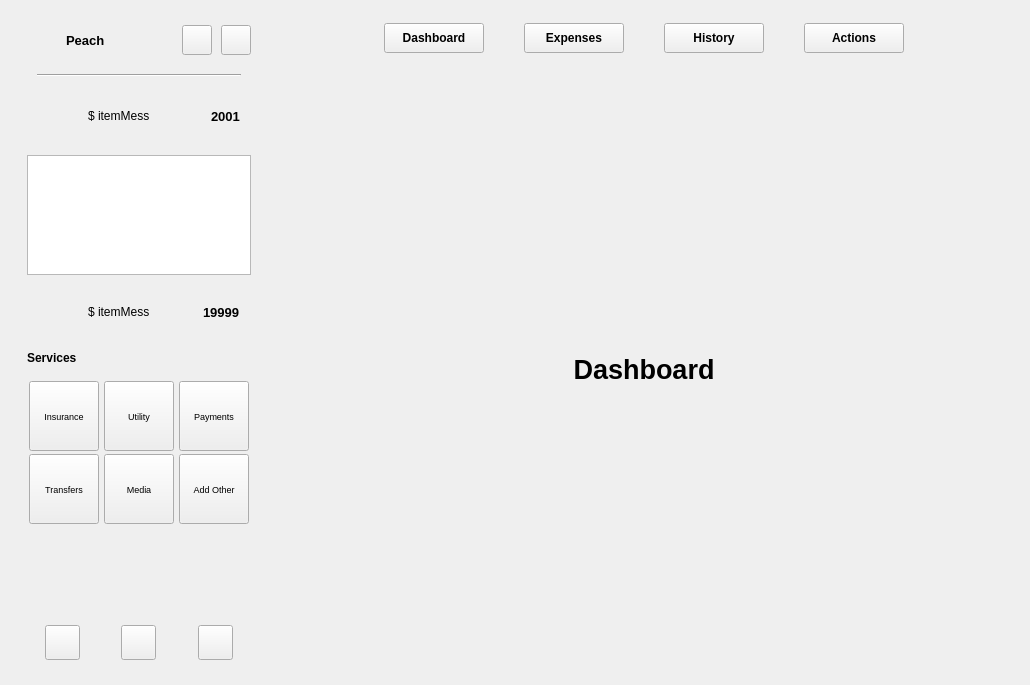
<?xml version="1.0" encoding="UTF-8"?>
<ui version="4.0">
 <class>Widget</class>
 <widget class="QWidget" name="Widget">
  <property name="geometry">
   <rect>
    <x>0</x>
    <y>0</y>
    <width>1030</width>
    <height>685</height>
   </rect>
  </property>
  <property name="minimumSize">
   <size>
    <width>1030</width>
    <height>685</height>
   </size>
  </property>
  <property name="windowTitle">
   <string>Widget</string>
  </property>
  <layout class="QVBoxLayout" name="verticalLayout">
   <property name="leftMargin">
    <number>9</number>
   </property>
   <property name="topMargin">
    <number>9</number>
   </property>
   <property name="rightMargin">
    <number>9</number>
   </property>
   <property name="bottomMargin">
    <number>9</number>
   </property>
   <item>
    <widget class="QWidget" name="w_bg" native="true">
     <layout class="QHBoxLayout" name="lay_bg">
      <property name="spacing">
       <number>6</number>
      </property>
      <property name="leftMargin">
       <number>4</number>
      </property>
      <property name="topMargin">
       <number>4</number>
      </property>
      <property name="rightMargin">
       <number>4</number>
      </property>
      <property name="bottomMargin">
       <number>4</number>
      </property>
      <item>
       <widget class="QWidget" name="w_menu" native="true">
        <property name="minimumSize">
         <size>
          <width>200</width>
          <height>0</height>
         </size>
        </property>
        <property name="maximumSize">
         <size>
          <width>252</width>
          <height>16777215</height>
         </size>
        </property>
        <layout class="QVBoxLayout" name="verticalLayout_2" stretch="1,1">
         <property name="spacing">
          <number>0</number>
         </property>
         <property name="leftMargin">
          <number>14</number>
         </property>
         <property name="topMargin">
          <number>12</number>
         </property>
         <property name="rightMargin">
          <number>14</number>
         </property>
         <property name="bottomMargin">
          <number>12</number>
         </property>
         <item>
          <widget class="QWidget" name="widget_2" native="true">
           <layout class="QVBoxLayout" name="verticalLayout_4">
            <property name="spacing">
             <number>8</number>
            </property>
            <property name="leftMargin">
             <number>0</number>
            </property>
            <property name="topMargin">
             <number>0</number>
            </property>
            <property name="rightMargin">
             <number>0</number>
            </property>
            <property name="bottomMargin">
             <number>0</number>
            </property>
            <item>
             <layout class="QHBoxLayout" name="horizontalLayout">
              <property name="spacing">
               <number>9</number>
              </property>
              <item>
               <widget class="QLabel" name="lab_logo">
                <property name="minimumSize">
                 <size>
                  <width>30</width>
                  <height>30</height>
                 </size>
                </property>
                <property name="maximumSize">
                 <size>
                  <width>30</width>
                  <height>30</height>
                 </size>
                </property>
                <property name="text">
                 <string/>
                </property>
                <property name="scaledContents">
                 <bool>false</bool>
                </property>
               </widget>
              </item>
              <item>
               <widget class="QLabel" name="label">
                <property name="font">
                 <font>
                  <pointsize>10</pointsize>
                  <weight>75</weight>
                  <bold>true</bold>
                 </font>
                </property>
                <property name="text">
                 <string>Peach</string>
                </property>
               </widget>
              </item>
              <item>
               <spacer name="horizontalSpacer">
                <property name="orientation">
                 <enum>Qt::Horizontal</enum>
                </property>
                <property name="sizeHint" stdset="0">
                 <size>
                  <width>40</width>
                  <height>20</height>
                 </size>
                </property>
               </spacer>
              </item>
              <item>
               <widget class="QPushButton" name="btn_setting">
                <property name="minimumSize">
                 <size>
                  <width>30</width>
                  <height>30</height>
                 </size>
                </property>
                <property name="maximumSize">
                 <size>
                  <width>30</width>
                  <height>30</height>
                 </size>
                </property>
                <property name="text">
                 <string/>
                </property>
                <property name="icon">
                 <iconset resource="qss.qrc">
                  <normaloff>:/icons/setting.png</normaloff>:/icons/setting.png</iconset>
                </property>
                <property name="iconSize">
                 <size>
                  <width>20</width>
                  <height>20</height>
                 </size>
                </property>
               </widget>
              </item>
              <item>
               <widget class="QPushButton" name="btn_mine">
                <property name="minimumSize">
                 <size>
                  <width>30</width>
                  <height>30</height>
                 </size>
                </property>
                <property name="maximumSize">
                 <size>
                  <width>30</width>
                  <height>30</height>
                 </size>
                </property>
                <property name="text">
                 <string/>
                </property>
                <property name="icon">
                 <iconset resource="qss.qrc">
                  <normaloff>:/icons/mine.png</normaloff>:/icons/mine.png</iconset>
                </property>
                <property name="iconSize">
                 <size>
                  <width>20</width>
                  <height>20</height>
                 </size>
                </property>
               </widget>
              </item>
             </layout>
            </item>
            <item>
             <widget class="QWidget" name="widget_3" native="true">
              <layout class="QVBoxLayout" name="verticalLayout_6">
               <property name="leftMargin">
                <number>10</number>
               </property>
               <property name="rightMargin">
                <number>10</number>
               </property>
               <item>
                <widget class="Line" name="line">
                 <property name="font">
                  <font>
                   <pointsize>9</pointsize>
                   <weight>50</weight>
                   <bold>false</bold>
                  </font>
                 </property>
                 <property name="styleSheet">
                  <string notr="true"/>
                 </property>
                 <property name="orientation">
                  <enum>Qt::Horizontal</enum>
                 </property>
                </widget>
               </item>
              </layout>
             </widget>
            </item>
            <item>
             <widget class="QWidget" name="w_item_01" native="true">
              <layout class="QHBoxLayout" name="horizontalLayout_3">
               <property name="spacing">
                <number>10</number>
               </property>
               <property name="topMargin">
                <number>0</number>
               </property>
               <item>
                <widget class="QLabel" name="lab_item_01">
                 <property name="minimumSize">
                  <size>
                   <width>40</width>
                   <height>40</height>
                  </size>
                 </property>
                 <property name="maximumSize">
                  <size>
                   <width>40</width>
                   <height>40</height>
                  </size>
                 </property>
                 <property name="text">
                  <string/>
                 </property>
                </widget>
               </item>
               <item>
                <widget class="QLabel" name="label_2">
                 <property name="font">
                  <font>
                   <pointsize>9</pointsize>
                  </font>
                 </property>
                 <property name="text">
                  <string>$ itemMess</string>
                 </property>
                </widget>
               </item>
               <item>
                <spacer name="horizontalSpacer_6">
                 <property name="orientation">
                  <enum>Qt::Horizontal</enum>
                 </property>
                 <property name="sizeHint" stdset="0">
                  <size>
                   <width>41</width>
                   <height>20</height>
                  </size>
                 </property>
                </spacer>
               </item>
               <item>
                <widget class="QLabel" name="lab_item_value_01">
                 <property name="font">
                  <font>
                   <pointsize>10</pointsize>
                   <weight>75</weight>
                   <bold>true</bold>
                  </font>
                 </property>
                 <property name="text">
                  <string>2001</string>
                 </property>
                </widget>
               </item>
              </layout>
             </widget>
            </item>
            <item>
             <widget class="QTextEdit" name="picPath"/>
            </item>
            <item>
             <widget class="QWidget" name="w_item_02" native="true">
              <layout class="QHBoxLayout" name="horizontalLayout_4">
               <property name="spacing">
                <number>10</number>
               </property>
               <property name="topMargin">
                <number>9</number>
               </property>
               <item>
                <widget class="QLabel" name="lab_item_02">
                 <property name="minimumSize">
                  <size>
                   <width>40</width>
                   <height>40</height>
                  </size>
                 </property>
                 <property name="maximumSize">
                  <size>
                   <width>40</width>
                   <height>40</height>
                  </size>
                 </property>
                 <property name="text">
                  <string/>
                 </property>
                </widget>
               </item>
               <item>
                <widget class="QLabel" name="label_3">
                 <property name="font">
                  <font>
                   <pointsize>9</pointsize>
                  </font>
                 </property>
                 <property name="text">
                  <string>$ itemMess</string>
                 </property>
                </widget>
               </item>
               <item>
                <spacer name="horizontalSpacer_7">
                 <property name="orientation">
                  <enum>Qt::Horizontal</enum>
                 </property>
                 <property name="sizeHint" stdset="0">
                  <size>
                   <width>40</width>
                   <height>20</height>
                  </size>
                 </property>
                </spacer>
               </item>
               <item>
                <widget class="QLabel" name="lab_item_value_02">
                 <property name="font">
                  <font>
                   <pointsize>10</pointsize>
                   <weight>75</weight>
                   <bold>true</bold>
                  </font>
                 </property>
                 <property name="text">
                  <string>19999</string>
                 </property>
                </widget>
               </item>
              </layout>
             </widget>
            </item>
            <item>
             <spacer name="verticalSpacer_2">
              <property name="orientation">
               <enum>Qt::Vertical</enum>
              </property>
              <property name="sizeHint" stdset="0">
               <size>
                <width>20</width>
                <height>40</height>
               </size>
              </property>
             </spacer>
            </item>
           </layout>
          </widget>
         </item>
         <item>
          <widget class="QWidget" name="widget" native="true">
           <layout class="QVBoxLayout" name="verticalLayout_3">
            <property name="spacing">
             <number>8</number>
            </property>
            <property name="leftMargin">
             <number>0</number>
            </property>
            <property name="topMargin">
             <number>0</number>
            </property>
            <property name="rightMargin">
             <number>0</number>
            </property>
            <property name="bottomMargin">
             <number>0</number>
            </property>
            <item>
             <widget class="QLabel" name="lab_title">
              <property name="minimumSize">
               <size>
                <width>0</width>
                <height>30</height>
               </size>
              </property>
              <property name="font">
               <font>
                <weight>75</weight>
                <bold>true</bold>
               </font>
              </property>
              <property name="text">
               <string>Services</string>
              </property>
             </widget>
            </item>
            <item>
             <layout class="QGridLayout" name="gridLayout">
              <property name="spacing">
               <number>3</number>
              </property>
              <item row="0" column="0">
               <widget class="QToolButton" name="btn_menu_item_1">
                <property name="minimumSize">
                 <size>
                  <width>70</width>
                  <height>70</height>
                 </size>
                </property>
                <property name="maximumSize">
                 <size>
                  <width>70</width>
                  <height>70</height>
                 </size>
                </property>
                <property name="font">
                 <font>
                  <pointsize>7</pointsize>
                 </font>
                </property>
                <property name="text">
                 <string>Insurance</string>
                </property>
                <property name="icon">
                 <iconset resource="qss.qrc">
                  <normaloff>:/icons/umbrella.png</normaloff>:/icons/umbrella.png</iconset>
                </property>
                <property name="toolButtonStyle">
                 <enum>Qt::ToolButtonTextUnderIcon</enum>
                </property>
               </widget>
              </item>
              <item row="1" column="1">
               <widget class="QToolButton" name="btn_menu_item_5">
                <property name="minimumSize">
                 <size>
                  <width>70</width>
                  <height>70</height>
                 </size>
                </property>
                <property name="maximumSize">
                 <size>
                  <width>70</width>
                  <height>70</height>
                 </size>
                </property>
                <property name="font">
                 <font>
                  <pointsize>7</pointsize>
                 </font>
                </property>
                <property name="text">
                 <string>Media</string>
                </property>
                <property name="icon">
                 <iconset resource="qss.qrc">
                  <normaloff>:/icons/phone.png</normaloff>:/icons/phone.png</iconset>
                </property>
                <property name="toolButtonStyle">
                 <enum>Qt::ToolButtonTextUnderIcon</enum>
                </property>
               </widget>
              </item>
              <item row="0" column="1">
               <widget class="QToolButton" name="btn_menu_item_2">
                <property name="minimumSize">
                 <size>
                  <width>70</width>
                  <height>70</height>
                 </size>
                </property>
                <property name="maximumSize">
                 <size>
                  <width>70</width>
                  <height>70</height>
                 </size>
                </property>
                <property name="font">
                 <font>
                  <pointsize>7</pointsize>
                 </font>
                </property>
                <property name="text">
                 <string>Utility</string>
                </property>
                <property name="icon">
                 <iconset resource="qss.qrc">
                  <normaloff>:/icons/modular.png</normaloff>:/icons/modular.png</iconset>
                </property>
                <property name="toolButtonStyle">
                 <enum>Qt::ToolButtonTextUnderIcon</enum>
                </property>
               </widget>
              </item>
              <item row="0" column="2">
               <widget class="QToolButton" name="btn_menu_item_3">
                <property name="minimumSize">
                 <size>
                  <width>70</width>
                  <height>70</height>
                 </size>
                </property>
                <property name="maximumSize">
                 <size>
                  <width>70</width>
                  <height>70</height>
                 </size>
                </property>
                <property name="font">
                 <font>
                  <pointsize>7</pointsize>
                 </font>
                </property>
                <property name="text">
                 <string>Payments</string>
                </property>
                <property name="icon">
                 <iconset resource="qss.qrc">
                  <normaloff>:/icons/money.png</normaloff>:/icons/money.png</iconset>
                </property>
                <property name="toolButtonStyle">
                 <enum>Qt::ToolButtonTextUnderIcon</enum>
                </property>
               </widget>
              </item>
              <item row="1" column="0">
               <widget class="QToolButton" name="btn_menu_item_4">
                <property name="minimumSize">
                 <size>
                  <width>70</width>
                  <height>70</height>
                 </size>
                </property>
                <property name="maximumSize">
                 <size>
                  <width>70</width>
                  <height>70</height>
                 </size>
                </property>
                <property name="font">
                 <font>
                  <pointsize>7</pointsize>
                 </font>
                </property>
                <property name="text">
                 <string>Transfers</string>
                </property>
                <property name="icon">
                 <iconset resource="qss.qrc">
                  <normaloff>:/icons/member.png</normaloff>:/icons/member.png</iconset>
                </property>
                <property name="toolButtonStyle">
                 <enum>Qt::ToolButtonTextUnderIcon</enum>
                </property>
               </widget>
              </item>
              <item row="1" column="2">
               <widget class="QToolButton" name="btn_menu_item_6">
                <property name="minimumSize">
                 <size>
                  <width>70</width>
                  <height>70</height>
                 </size>
                </property>
                <property name="maximumSize">
                 <size>
                  <width>70</width>
                  <height>70</height>
                 </size>
                </property>
                <property name="font">
                 <font>
                  <pointsize>7</pointsize>
                 </font>
                </property>
                <property name="text">
                 <string>Add Other</string>
                </property>
                <property name="toolButtonStyle">
                 <enum>Qt::ToolButtonTextUnderIcon</enum>
                </property>
               </widget>
              </item>
             </layout>
            </item>
            <item>
             <spacer name="verticalSpacer">
              <property name="orientation">
               <enum>Qt::Vertical</enum>
              </property>
              <property name="sizeHint" stdset="0">
               <size>
                <width>20</width>
                <height>40</height>
               </size>
              </property>
             </spacer>
            </item>
            <item>
             <layout class="QHBoxLayout" name="horizontalLayout_2" stretch="1,0,2,0,2,0,1">
              <item>
               <spacer name="horizontalSpacer_4">
                <property name="orientation">
                 <enum>Qt::Horizontal</enum>
                </property>
                <property name="sizeHint" stdset="0">
                 <size>
                  <width>40</width>
                  <height>20</height>
                 </size>
                </property>
               </spacer>
              </item>
              <item>
               <widget class="QPushButton" name="btn_littleshow">
                <property name="minimumSize">
                 <size>
                  <width>35</width>
                  <height>35</height>
                 </size>
                </property>
                <property name="maximumSize">
                 <size>
                  <width>35</width>
                  <height>35</height>
                 </size>
                </property>
                <property name="text">
                 <string/>
                </property>
                <property name="icon">
                 <iconset resource="qss.qrc">
                  <normaloff>:/icons/mini.png</normaloff>:/icons/mini.png</iconset>
                </property>
               </widget>
              </item>
              <item>
               <spacer name="horizontalSpacer_2">
                <property name="orientation">
                 <enum>Qt::Horizontal</enum>
                </property>
                <property name="sizeHint" stdset="0">
                 <size>
                  <width>40</width>
                  <height>20</height>
                 </size>
                </property>
               </spacer>
              </item>
              <item>
               <widget class="QPushButton" name="btn_home">
                <property name="minimumSize">
                 <size>
                  <width>35</width>
                  <height>35</height>
                 </size>
                </property>
                <property name="maximumSize">
                 <size>
                  <width>35</width>
                  <height>35</height>
                 </size>
                </property>
                <property name="text">
                 <string/>
                </property>
                <property name="icon">
                 <iconset resource="qss.qrc">
                  <normaloff>:/icons/home.png</normaloff>:/icons/home.png</iconset>
                </property>
               </widget>
              </item>
              <item>
               <spacer name="horizontalSpacer_3">
                <property name="orientation">
                 <enum>Qt::Horizontal</enum>
                </property>
                <property name="sizeHint" stdset="0">
                 <size>
                  <width>40</width>
                  <height>20</height>
                 </size>
                </property>
               </spacer>
              </item>
              <item>
               <widget class="QPushButton" name="btn_logout">
                <property name="minimumSize">
                 <size>
                  <width>35</width>
                  <height>35</height>
                 </size>
                </property>
                <property name="maximumSize">
                 <size>
                  <width>35</width>
                  <height>35</height>
                 </size>
                </property>
                <property name="text">
                 <string/>
                </property>
                <property name="icon">
                 <iconset resource="qss.qrc">
                  <normaloff>:/icons/logout.png</normaloff>:/icons/logout.png</iconset>
                </property>
               </widget>
              </item>
              <item>
               <spacer name="horizontalSpacer_5">
                <property name="orientation">
                 <enum>Qt::Horizontal</enum>
                </property>
                <property name="sizeHint" stdset="0">
                 <size>
                  <width>40</width>
                  <height>20</height>
                 </size>
                </property>
               </spacer>
              </item>
             </layout>
            </item>
           </layout>
          </widget>
         </item>
        </layout>
       </widget>
      </item>
      <item>
       <widget class="QWidget" name="w_main" native="true">
        <layout class="QVBoxLayout" name="verticalLayout_5" stretch="1,7">
         <property name="spacing">
          <number>19</number>
         </property>
         <property name="topMargin">
          <number>10</number>
         </property>
         <property name="bottomMargin">
          <number>6</number>
         </property>
         <item>
          <layout class="QHBoxLayout" name="horizontalLayout_5">
           <property name="spacing">
            <number>40</number>
           </property>
           <item>
            <spacer name="horizontalSpacer_8">
             <property name="orientation">
              <enum>Qt::Horizontal</enum>
             </property>
             <property name="sizeHint" stdset="0">
              <size>
               <width>40</width>
               <height>20</height>
              </size>
             </property>
            </spacer>
           </item>
           <item>
            <widget class="QPushButton" name="btn_main_item_1">
             <property name="minimumSize">
              <size>
               <width>100</width>
               <height>0</height>
              </size>
             </property>
             <property name="maximumSize">
              <size>
               <width>100</width>
               <height>30</height>
              </size>
             </property>
             <property name="font">
              <font>
               <pointsize>9</pointsize>
               <weight>75</weight>
               <bold>true</bold>
              </font>
             </property>
             <property name="text">
              <string>Dashboard</string>
             </property>
            </widget>
           </item>
           <item>
            <widget class="QPushButton" name="btn_main_item_2">
             <property name="minimumSize">
              <size>
               <width>100</width>
               <height>0</height>
              </size>
             </property>
             <property name="maximumSize">
              <size>
               <width>100</width>
               <height>30</height>
              </size>
             </property>
             <property name="font">
              <font>
               <pointsize>9</pointsize>
               <weight>75</weight>
               <bold>true</bold>
              </font>
             </property>
             <property name="text">
              <string>Expenses</string>
             </property>
            </widget>
           </item>
           <item>
            <widget class="QPushButton" name="btn_main_item_3">
             <property name="minimumSize">
              <size>
               <width>100</width>
               <height>0</height>
              </size>
             </property>
             <property name="maximumSize">
              <size>
               <width>100</width>
               <height>30</height>
              </size>
             </property>
             <property name="font">
              <font>
               <pointsize>9</pointsize>
               <weight>75</weight>
               <bold>true</bold>
              </font>
             </property>
             <property name="text">
              <string>History</string>
             </property>
            </widget>
           </item>
           <item>
            <widget class="QPushButton" name="btn_main_item_4">
             <property name="minimumSize">
              <size>
               <width>100</width>
               <height>0</height>
              </size>
             </property>
             <property name="maximumSize">
              <size>
               <width>100</width>
               <height>30</height>
              </size>
             </property>
             <property name="font">
              <font>
               <pointsize>9</pointsize>
               <weight>75</weight>
               <bold>true</bold>
              </font>
             </property>
             <property name="text">
              <string>Actions</string>
             </property>
            </widget>
           </item>
           <item>
            <spacer name="horizontalSpacer_9">
             <property name="orientation">
              <enum>Qt::Horizontal</enum>
             </property>
             <property name="sizeHint" stdset="0">
              <size>
               <width>40</width>
               <height>20</height>
              </size>
             </property>
            </spacer>
           </item>
          </layout>
         </item>
         <item>
          <widget class="QStackedWidget" name="sw_main">
           <property name="currentIndex">
            <number>0</number>
           </property>
           <widget class="QWidget" name="page">
            <layout class="QVBoxLayout" name="verticalLayout_7">
             <item>
              <widget class="QLabel" name="lab_mess_1">
               <property name="font">
                <font>
                 <pointsize>20</pointsize>
                 <weight>75</weight>
                 <bold>true</bold>
                </font>
               </property>
               <property name="layoutDirection">
                <enum>Qt::LeftToRight</enum>
               </property>
               <property name="text">
                <string>Dashboard</string>
               </property>
               <property name="alignment">
                <set>Qt::AlignCenter</set>
               </property>
              </widget>
             </item>
            </layout>
           </widget>
           <widget class="QWidget" name="page_2">
            <layout class="QVBoxLayout" name="verticalLayout_8">
             <item>
              <widget class="QLabel" name="lab_mess_2">
               <property name="font">
                <font>
                 <pointsize>20</pointsize>
                 <weight>75</weight>
                 <bold>true</bold>
                </font>
               </property>
               <property name="layoutDirection">
                <enum>Qt::LeftToRight</enum>
               </property>
               <property name="text">
                <string>Expenses</string>
               </property>
               <property name="alignment">
                <set>Qt::AlignCenter</set>
               </property>
              </widget>
             </item>
            </layout>
           </widget>
           <widget class="QWidget" name="page_3">
            <layout class="QVBoxLayout" name="verticalLayout_9">
             <item>
              <widget class="QLabel" name="lab_mess_3">
               <property name="font">
                <font>
                 <pointsize>20</pointsize>
                 <weight>75</weight>
                 <bold>true</bold>
                </font>
               </property>
               <property name="layoutDirection">
                <enum>Qt::LeftToRight</enum>
               </property>
               <property name="text">
                <string>History</string>
               </property>
               <property name="alignment">
                <set>Qt::AlignCenter</set>
               </property>
              </widget>
             </item>
            </layout>
           </widget>
           <widget class="QWidget" name="page_4">
            <layout class="QVBoxLayout" name="verticalLayout_10">
             <item>
              <widget class="QLabel" name="lab_mess_4">
               <property name="font">
                <font>
                 <pointsize>20</pointsize>
                 <weight>75</weight>
                 <bold>true</bold>
                </font>
               </property>
               <property name="layoutDirection">
                <enum>Qt::LeftToRight</enum>
               </property>
               <property name="text">
                <string>Actions</string>
               </property>
               <property name="alignment">
                <set>Qt::AlignCenter</set>
               </property>
              </widget>
             </item>
            </layout>
           </widget>
          </widget>
         </item>
        </layout>
       </widget>
      </item>
     </layout>
    </widget>
   </item>
  </layout>
 </widget>
 <layoutdefault spacing="6" margin="11"/>
 <resources>
  <include location="qss.qrc"/>
 </resources>
 <connections/>
</ui>
